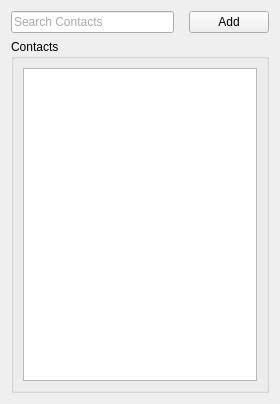
<?xml version="1.0" encoding="UTF-8"?>
<ui version="4.0">
 <class>ContactsPage</class>
 <widget class="QWidget" name="ContactsPage">
  <property name="geometry">
   <rect>
    <x>0</x>
    <y>0</y>
    <width>280</width>
    <height>404</height>
   </rect>
  </property>
  <property name="sizePolicy">
   <sizepolicy hsizetype="Preferred" vsizetype="Preferred">
    <horstretch>0</horstretch>
    <verstretch>0</verstretch>
   </sizepolicy>
  </property>
  <property name="baseSize">
   <size>
    <width>250</width>
    <height>350</height>
   </size>
  </property>
  <property name="focusPolicy">
   <enum>Qt::ClickFocus</enum>
  </property>
  <property name="windowTitle">
   <string>Form</string>
  </property>
  <layout class="QVBoxLayout" name="verticalLayout_2">
   <item>
    <layout class="QHBoxLayout" name="horizontalLayout">
     <property name="spacing">
      <number>4</number>
     </property>
     <item>
      <widget class="QLineEdit" name="contactLineEdit">
       <property name="sizePolicy">
        <sizepolicy hsizetype="Expanding" vsizetype="Fixed">
         <horstretch>0</horstretch>
         <verstretch>0</verstretch>
        </sizepolicy>
       </property>
       <property name="palette">
        <palette>
         <active>
          <colorrole role="Text">
           <brush brushstyle="SolidPattern">
            <color alpha="255">
             <red>170</red>
             <green>170</green>
             <blue>170</blue>
            </color>
           </brush>
          </colorrole>
         </active>
         <inactive>
          <colorrole role="Text">
           <brush brushstyle="SolidPattern">
            <color alpha="255">
             <red>170</red>
             <green>170</green>
             <blue>170</blue>
            </color>
           </brush>
          </colorrole>
         </inactive>
         <disabled>
          <colorrole role="Text">
           <brush brushstyle="SolidPattern">
            <color alpha="255">
             <red>120</red>
             <green>120</green>
             <blue>120</blue>
            </color>
           </brush>
          </colorrole>
         </disabled>
        </palette>
       </property>
       <property name="autoFillBackground">
        <bool>false</bool>
       </property>
       <property name="inputMask">
        <string/>
       </property>
       <property name="text">
        <string>Search Contacts</string>
       </property>
       <property name="cursorPosition">
        <number>0</number>
       </property>
      </widget>
     </item>
     <item>
      <widget class="QLabel" name="public_username">
       <property name="text">
        <string/>
       </property>
       <property name="textFormat">
        <enum>Qt::PlainText</enum>
       </property>
      </widget>
     </item>
     <item>
      <widget class="QPushButton" name="add">
       <property name="maximumSize">
        <size>
         <width>16777215</width>
         <height>16777215</height>
        </size>
       </property>
       <property name="toolTip">
        <string>Click here to add a contact to your list</string>
       </property>
       <property name="text">
        <string>Add</string>
       </property>
      </widget>
     </item>
    </layout>
   </item>
   <item>
    <widget class="QGroupBox" name="groupBox">
     <property name="sizePolicy">
      <sizepolicy hsizetype="Preferred" vsizetype="Preferred">
       <horstretch>0</horstretch>
       <verstretch>0</verstretch>
      </sizepolicy>
     </property>
     <property name="title">
      <string>Contacts</string>
     </property>
     <layout class="QHBoxLayout" name="horizontalLayout_2">
      <item>
       <widget class="QListWidget" name="listWidget">
        <property name="sizePolicy">
         <sizepolicy hsizetype="Preferred" vsizetype="Expanding">
          <horstretch>0</horstretch>
          <verstretch>0</verstretch>
         </sizepolicy>
        </property>
        <property name="selectionRectVisible">
         <bool>false</bool>
        </property>
       </widget>
      </item>
     </layout>
    </widget>
   </item>
  </layout>
 </widget>
 <resources/>
 <connections/>
</ui>
